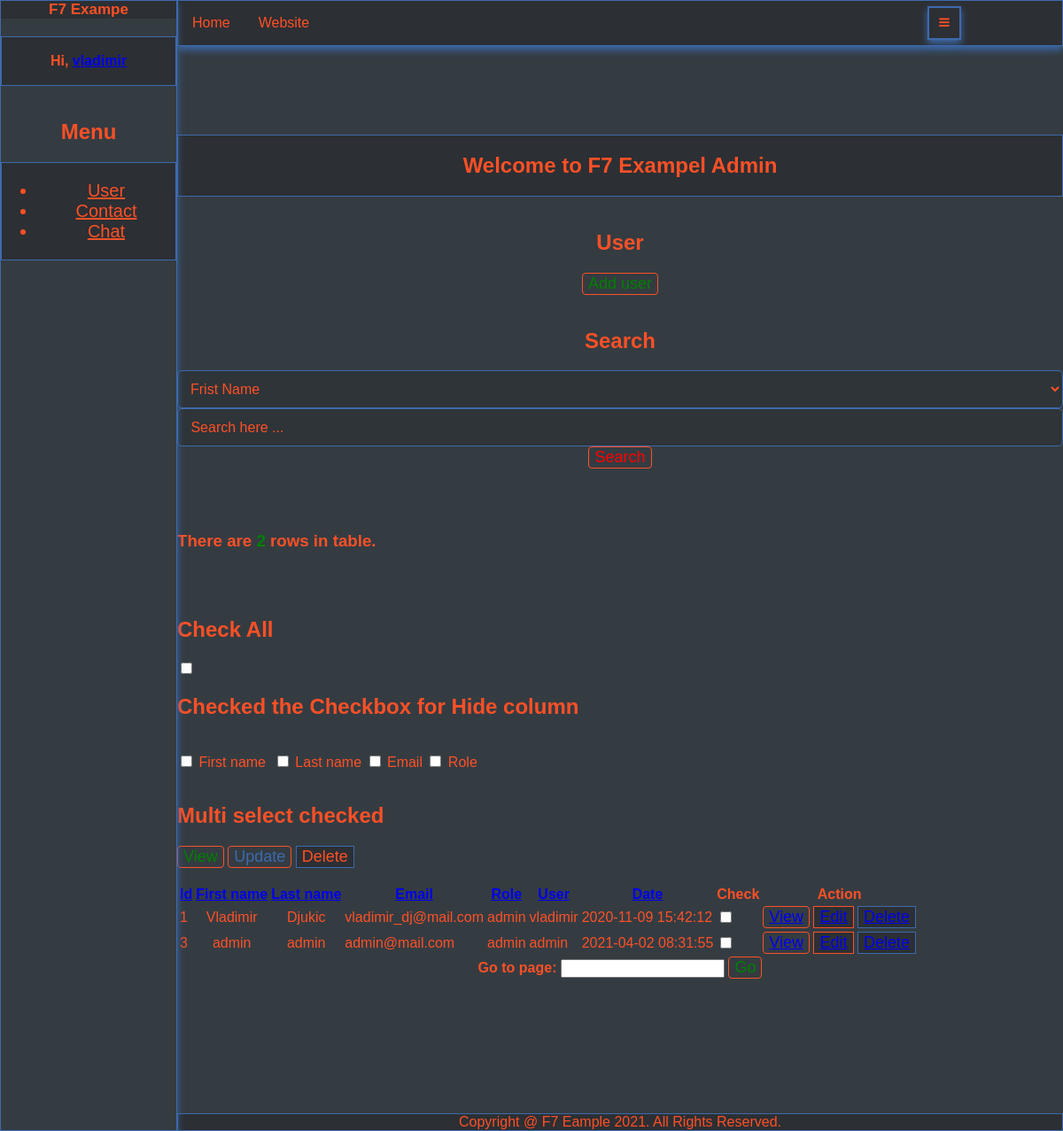
The page /admin/user.php (signed in) on the database its author committed.
### tables this page shows
CREATE TABLE `user` (
  `user_id` int(20) NOT NULL,
  `first_name` varchar(200) NOT NULL,
  `last_name` varchar(200) NOT NULL,
  `email` varchar(200) NOT NULL,
  `user` varchar(200) NOT NULL,
  `password` varchar(200) NOT NULL,
  `role` varchar(200) NOT NULL,
  `date` timestamp NOT NULL DEFAULT CURRENT_TIMESTAMP ON UPDATE CURRENT_TIMESTAMP
);

### admin/user.php (the view, shortened to what this page needs)
<?php
require '../conection.php';
if (isset($_SESSION['user']) && $_SESSION['role'] == 'admin'){
?>
<html>
<!DOCTYPE html>
<html lang="en">
<head>
<link rel="stylesheet" href="../css/se.css">
<link href="https://maxcdn.bootstrapcdn.com/font-awesome/4.7.0/css/font-awesome.min.css" rel="stylesheet">
</head>
<body>
<header>
<nav class="gornji_meni">
<div class="left">
<a href="index.php" class="link">Home</a>
<a href="../index.php" class="link">Website</a>
</div>
</nav>
</header>
<div class="klizac">
<div align="center">
<div class="logo">
<b>F7 Exampe</b>
</div>
</div>
<div class="card">
<br>
<b>Hi, <a href="../profil/index.php?<?php echo urlencode('SE24;s1x:3')?>=<?php echo base64_encode($_SESSION['user']);?>" class="link"><?php echo  $_SESSION['user'];?></a></b>
<br>
<br>
</div>
<br>
<div align="center">
<h2>Menu</h2>
</div>
<div class="card">
<ul>
<li>  <a href="user.php" class="link">User</a></li>
<li>  <a href="contact.php" class="link">Contact</a></li>
<li>  <a href="chat.php" class="link">Chat</a></li>
</ul>
</div>
</div>
<button class="dugme">
<i class="fa fa-bars"></i>
</button>
<div id="telo">
<div class="card">
<h2>Welcome to F7 Exampel Admin</h2>
</div>
<br>
<div align="center">
<div align="center">
<h2>User</h2>
</div>
<a href="a_u.php"><button class="btn-5">Add user</button></a>
<br>
<br>
<h2>Search</h2>
<form action="search.php" method="post">
<select name="col" class="form-input">
<option value="first_name" selected="selected" class="form-input">Frist Name</option>
</select>
<input type="text" name="search" placeholder=" Search here ... " class="form-input"/>
<button class="btn-6" type="submit" name="submit" value="Traži">Search</button>
</form>
<br>
</div>
<div id="customers">
<div id="signature_container">
<div class="container3">
<table id="simpleTable1" class="responsive-table">
<?php
$sql = "SELECT count(user_id) FROM user";
$result = mysqli_query($conection, $sql);
$row = mysqli_fetch_array($result)[0];
$orderBy = "first_name";
$order = "asc";
$Id = "asc";
$Last = "asc";
$First = "asc";
$Email = "asc";
$Date = "asc";
$Role = "asc";
$User = "asc";
if($orderBy == "first_name" and $order == "asc") {
$First = "desc";
}
?>
<?php
$sql = "SELECT * FROM user";
$result = mysqli_query($conection, $sql);
?>
<br>
<div class="boja"> <h3>There are <font color="green"><b><?php echo $row ?></b></font > rows in table.</h3></div>
<form name="fUser" method="post" action="">
<br><br>
<h2> Check All</h2> <input type="checkbox" onClick="toggle(this)" />
<h2>Checked the Checkbox for Hide column</h2>
<br>
<input type="checkbox" class="hidecol" value="first name" id="col_2" />&nbsp;First name&nbsp;
<input type="checkbox" class="hidecol" value="last name" id="col_3" />&nbsp;Last name
<input type="checkbox" class="hidecol" value="email" id="col_4" />&nbsp;Email
<input type="checkbox" class="hidecol" value="role" id="col_5" />&nbsp;Role
<table class="table table-condensed table-hover table-striped bootgrid-table" id="emp_table">
<thead>
<tr>
<th scope="col"> <a href="?orderby=user_id&order=<?php echo $Id; ?>">Id</a></th>
<th scope="col"><a href="?orderby=first_name&order=<?php echo $First; ?>">First name</a></th>
<th scope="col"><a href="?orderby=last_name&order=<?php echo $Last; ?>">Last name</a></th>
<th scope="col"><a href="?orderby=email&order=<?php echo $Email; ?>">Email</a></th>
<th scope="col"><a href="?orderby=role&order=<?php echo $Role; ?>">Role</a></th>
<th scope="col"><a href="?orderby=user&order=<?php echo $User ; ?>">User</a></th>
<th scope="col"><a href="?orderby=date&order=<?php echo $Date; ?>">Date</a></th>
<th scope="col">Check</th>
<th scope="col">Action</th>
</tr>
</thead>
<tbody id="tabela">
<?php
while($row = mysqli_fetch_array($result)){
?>
<tr>
<td data-title=Id><?php echo $row['user_id'];?> </td>
<td align='center' contenteditable="true" data-old_value="<?php echo $row["first_name"]; ?>" onBlur="saveInlineEdit(this,'first_name','<?php echo $row["user_id"]; ?>')" onClick="highlightEdit(this);"><?php echo $row["first_name"]; ?></td>
<td align='center' contenteditable="true" data-old_value="<?php echo $row["last_name"]; ?>" onBlur="saveInlineEdit(this,'last_name','<?php echo $row["user_id"]; ?>')" onClick="highlightEdit(this);"><?php echo $row["last_name"]; ?></td>
<td data-title=Eamil><?php echo $row['email'] ;?></td>
<td data-title=Role><?php echo $row['role'] ;?></td>
<td data-title=User><?php echo $row['user'] ;?></td>
<td data-title=Date><?php echo $row['date'] ;?></td>
<td data-title=Check>
<input name="obelezivac[]" type="checkbox" value="<?php echo $row['user_id']; ?>">
</td>
<td data-title=Action>
<button class="btn-6"><a href=v_u.php?user_id=<?php echo $row['user_id']; ?>>View</a></button>
<button class="btn-4"><a href=e_u.php?user_id=<?php echo $row['user_id']; ?>>Edit</a></button>
<button class="btn-3"><a href=d_u.php?user_id=<?php echo $row['user_id']; ?>>Delete</a></button>
</td>
</tr>
<?php
}
?>
<br>
<h2> Multi select checked </h2>
<div class="btn-group">
<input type="button" class="btn-5" name="view" value="View" onClick="View();" />
<input type="button" class="btn-2" name="update" value="Update" onClick="Update();" />
<input type="button" class="btn-3" name="delete" value="Delete"  onClick="Delete();" />
</div>
<br>
</tbody>
</table>
</form>
</div>
</div>
</div>
<div align="center">
<form action="<?php echo $_SERVER['PHP_SELF'] ?>" method='GET'>
<b>Go to page: </b>
<input type='text' class="form-input1" name='page'>
<button class="btn-5" ttype='submit' value='Go'> Go</button>
</form>
<br>
</div>
</div>
<br>
<div class="footer">
Copyright @ F7 Eample
<?php echo date("Y");?>. All Rights Reserved.
</div>
<?php
} else {
echo '<meta http-equiv="refresh" content="0;URL=../index.php" />';
} ?>
</body>
</html>

### css/se.css (style rules this page uses)
*, *:before, *:after { -moz-box-sizing: border-box; -webkit-box-sizing: border-box; box-sizing: border-box; }
body { background-color: #343c42; color: #fe5026; min-height: 100vh; padding: 20px; font-family: Arial; margin:0; margin-right: auto; margin-left: auto; max-width: 1400px; box-sizing: border-box; }
.klizac { height: 100%; min-height: 400px; width: 0px; color: #fe5026; position: fixed; top: 0; bottom: 0; left: 0; overflow: hidden; transition: all 0.3s ease; border-right: 2px solid #3D6AAD; border: 1px solid #3D6AAD; box-shadow: 0 4px 8px 0 #3D6AAD; background-color: #343c42; overflow-y: scroll; }
#telo { margin: 100px 0; background-color: #343c42; color: #fe5026; }
.footer { text-align: center; overflow: hidden; bottom: 0; width: 100%; text-align: center; background-color: #2c2f33; color: #fe5026; border: 1px solid #3D6AAD; }
.gornji_meni { border: 1px solid #3D6AAD; box-shadow: 0 4px 8px 0 #3D6AAD; background-color: #2c2f33; color: #fe5026; width: 100%; overflow: hidden; overflow-x: hidden; }
.gornji_meni .link { display: block; width: 100%; text-align: center; padding: 1em; text-decoration: none; background-color: #2c2f33; color: #fe5026; }
@media (min-width: 48em) { .gornji_meni { display: flex; } }
@media (min-width: 48em) { .gornji_meni .left, .gornji_meni .right { display: flex; flex: 1; } }
@media (min-width: 48em) { .gornji_meni .link { width: auto; } }
.gornji_meni div { display: none; }
@media (min-width: 48em) { .gornji_meni div { display: flex; } }
.form-input { border: 1px solid #3D6AAD; border-radius: 5px; box-sizing: border-box; font: inherit; padding: 5px 10px; transition: all 0.3s ease; width: 100%; color: #fe5026; background-color: #2e3438; min-height: 43px; }
.form-input::placeholder { font-size: inherit; font-weight: 300; background: #2e3438; color: #fe5026; }
.btn-2 { font-size: 18px; flex-grow: 0; background-color: #343c42; color: #3D6AAD; border: 1px solid #fe5026; border-radius: 4px; }
.btn-3 { font-size: 18px; flex-grow: 0; background-color: #2c2f33; color: #fe5026; border: 1px solid #3D6AAD; }
.btn-4 { font-size: 18px; flex-grow: 0; background-color: #2c2f33; color: #3D6AAD; border: 1px solid #fe5026; }
.btn-5 { font-size: 18px; flex-grow: 0; background-color: #343c42; color: green; border: 1px solid #fe5026; border-radius: 4px; }
.btn-6 { font-size: 18px; flex-grow: 0; background-color: #343c42; color: red; border: 1px solid #fe5026; border-radius: 4px; }
.card { background: #2c2f33; margin-top: 20px; border: 1px solid #3D6AAD; text-align: center; }
.card ul { font-size: 20px; background-color: #2c2f33; color: #fe5026; text-align: center; }
.card ul li { font-size: 20px; background-color: #2c2f33; color: #fe5026; text-align: center; }
.card ul li a { font-size: 20px; background-color: #2c2f33; color: #fe5026; text-align: center; }
.logo { width: 100%; color: #fe5026; font-size: 17px; background-color: #2c2f33; }
.dugme { position: absolute; z-index: 10; top: 7px; height: 38px; right: 115px; width: 38px; background-color: #2c2f33; color: #fe5026; border: 2px solid #3D6AAD; box-shadow: 0 4px 8px 0 #3D6AAD; padding: 0; }

### admin/user.php (style rules this page uses)
body { margin: 0; padding: 0; max-width: 100%; }
@media screen and (min-width: 550px) { body { margin-left: 200px; } }
@media screen and (min-width: 550px) { .klizac { z-index: 10; width: 200px; } }

### rows shown on the page
user: user_id "1", first_name "Vladimir", last_name "Djukic", email "vladimir_dj@mail.com", role "admin", user "vladimir", date "2020-11-09 15:42:12"
user: user_id "3", first_name "admin", last_name "admin", email "admin@mail.com", role "admin", user "admin", date "2021-04-02 08:31:55"

### other values the page prints
$_SESSION['user'] "vladimir"
